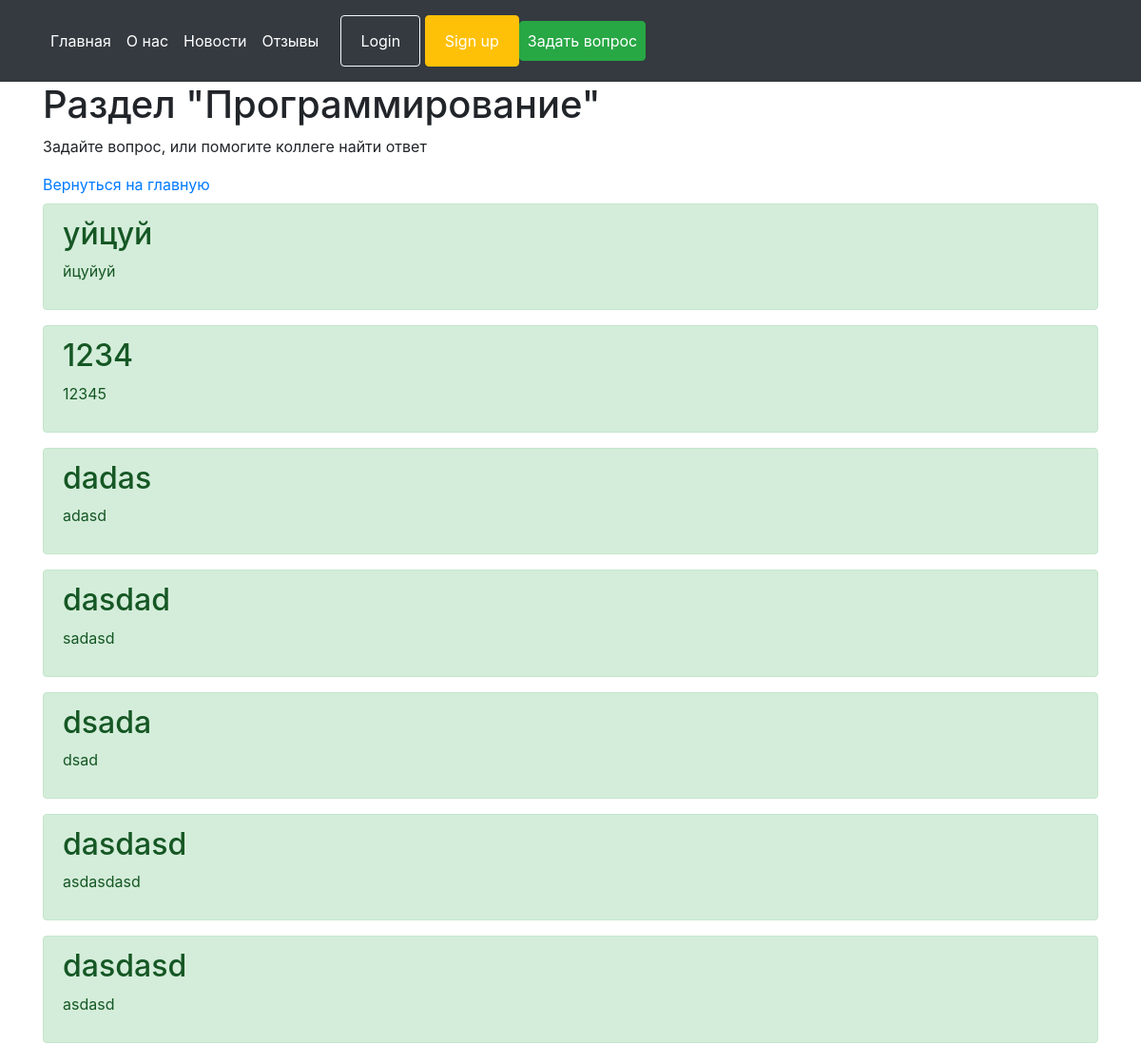
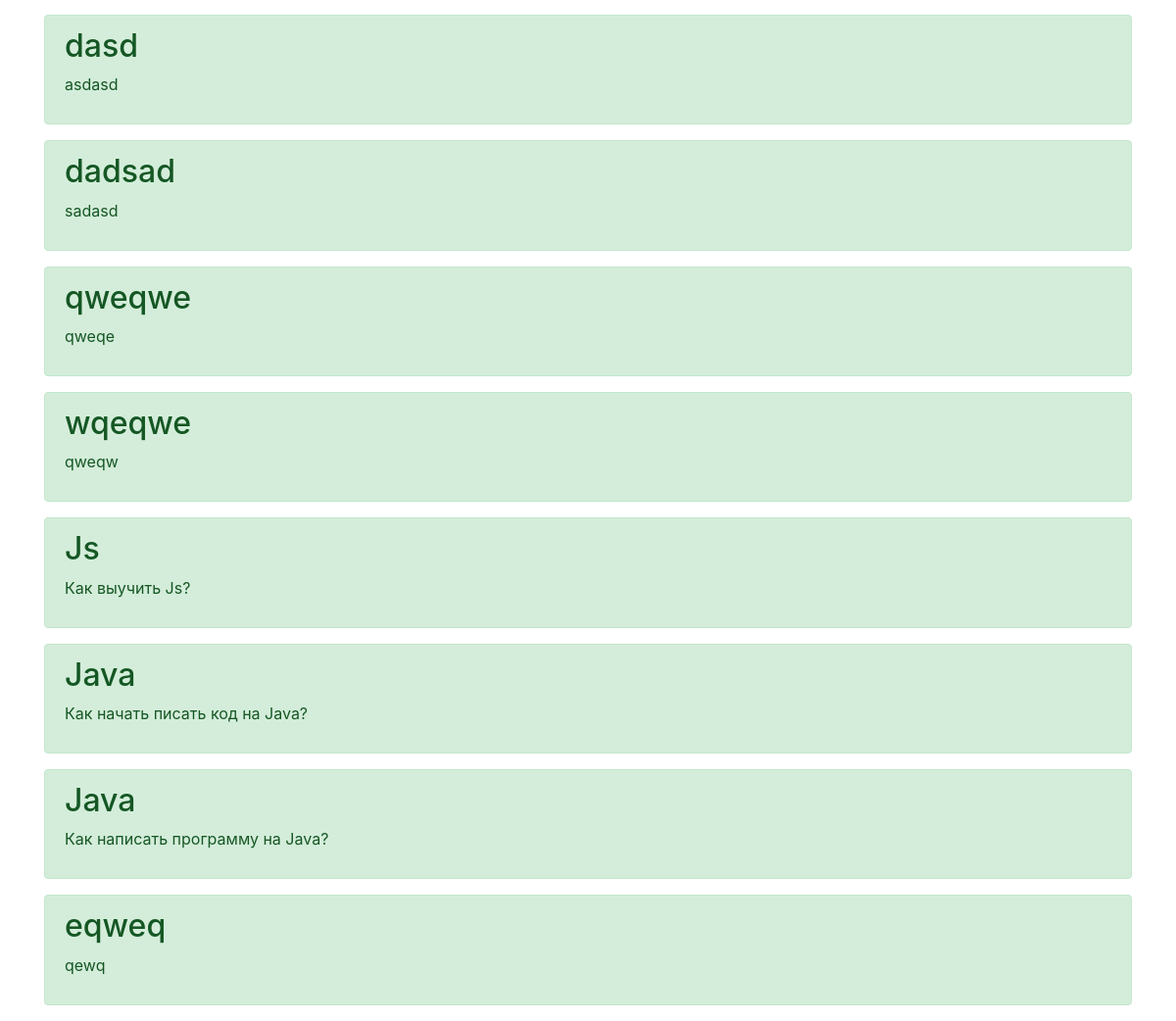
The app's page /ask, older data (2 pictures, top to bottom).
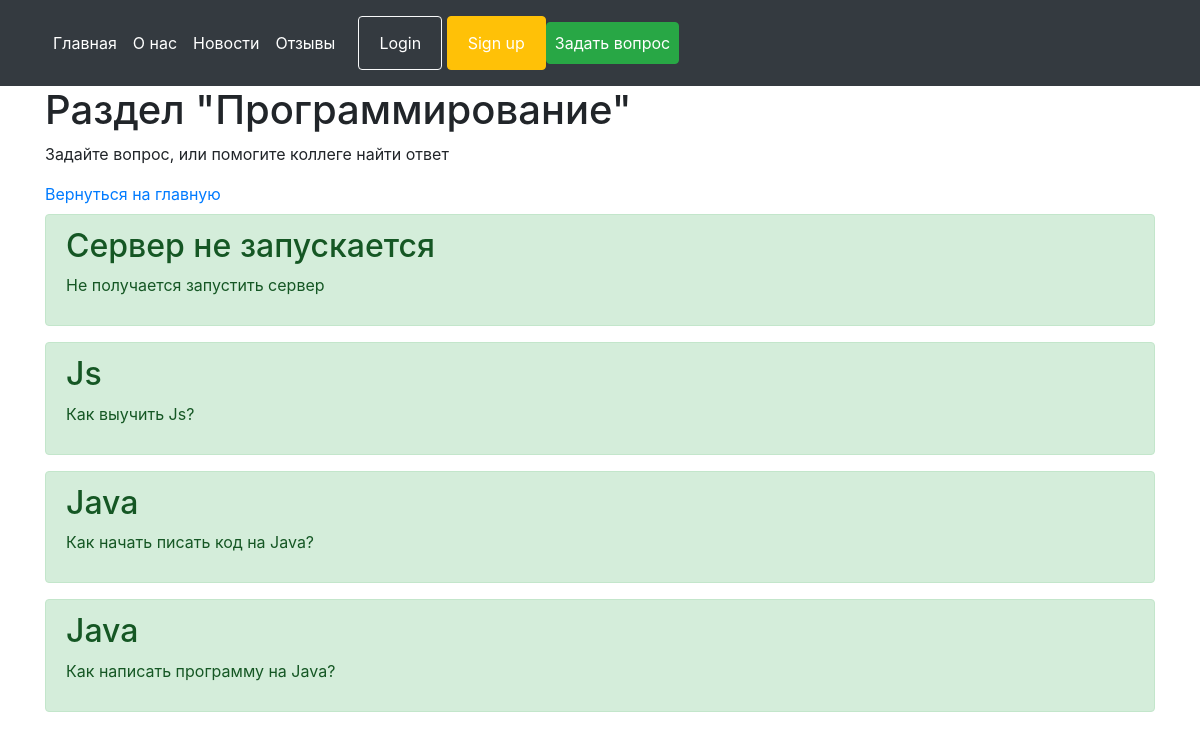
The same page, newer data.
### main/models.py (models this page shows, shortened)
class Question(models.Model):
    title = models.CharField('Тема вопроса', max_length=50)
    describe = models.TextField('Текст вопроса')
    class Meta:
        verbose_name = 'Вопрос'
        verbose_name_plural = 'Вопросы'

### main/views.py (the view, shortened to what this page needs)
# urls.py: path('ask', views.ask, name='ask'),
def ask(request):
    error = ''
    questions = Question.objects.all().order_by('-id')
    form = QuestionForm()
    context = {
        'form': form,
        'questions': questions
    }
    return render(request, 'main/coding.html', context=context)

### main/templates/main/coding.html (shortened to what this page needs)
{% extends 'main/base.html' %}
{% block content %}
    <h1>Раздел "Программирование"</h1>
    <p>Задайте вопрос, или помогите коллеге найти ответ</p>
    <a href="{% url 'home' %}">Вернуться на главную</a>
     {% if questions %}
        {% for question in questions %}
        <div class="alert alert-success mt-2">
        <h2>{{question.title}}</h2>
        <p>{{question.describe }}</p>
        </div>
        {% endfor %}
    {%else%}
    <p>Нет вопросов</p>
    {% endif %}
{% endblock %}

Row changes from the older to the newer data that the page shows:
removed Question: title "уйцуй", describe "йцуйуй"
removed Question: title "1234", describe "12345"
removed Question: title "dadas", describe "adasd"
removed Question: title "dasdad", describe "sadasd"
removed Question: title "dsada", describe "dsad"
removed Question: title "dasdasd", describe "asdasdasd"
removed Question: title "dasdasd", describe "asdasd"
removed Question: title "dasd", describe "asdasd"
removed Question: title "dadsad", describe "sadasd"
removed Question: title "qweqwe", describe "qweqe"
removed Question: title "wqeqwe", describe "qweqw"
removed Question: title "eqweq", describe "qewq"
added Question: title "Сервер не запускается", describe "Не получается запустить сервер"
